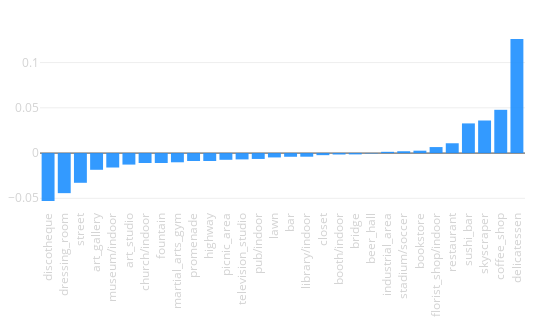

Source (notebook cell):
### Code cell
tags_delta(city_data, opposite_city_data)

### Figure 1 — Plotly figure (JSON) as saved in the notebook; plotly's stock layout.template omitted (floating-point values rounded to 4 significant figures)
{"data": [{"marker": {"color": "dodgerblue"}, "opacity": 0.9, "type": "bar", "uid": "ba217278-4a5e-11e9-95f1-3c15c2cf2370", "x": ["discotheque", "dressing_room", "street", "art_gallery", "museum/indoor", "art_studio", "church/indoor", "fountain", "martial_arts_gym", "promenade", "highway", "picnic_area", "television_studio", "pub/indoor", "lawn", "bar", "library/indoor", "closet", "booth/indoor", "bridge", "beer_hall", "industrial_area", "stadium/soccer", "bookstore", "florist_shop/indoor", "restaurant", "sushi_bar", "skyscraper", "coffee_shop", "delicatessen"], "y": [-0.05294, -0.04427, -0.03283, -0.01845, -0.01595, -0.01271, -0.01099, -0.01095, -0.01017, -0.008746, -0.008724, -0.007426, -0.006976, -0.006487, -0.004815, -0.004073, -0.004007, -0.002296, -0.001592, -0.001457, -0.0004146, 0.001403, 0.002032, 0.002659, 0.006654, 0.01086, 0.0328, 0.036, 0.04782, 0.1261]}], "layout": {"height": 330, "margin": {"b": 120, "l": 40, "r": 25, "t": 30}, "showlegend": false, "width": 550, "xaxis": {"tickangle": -90, "tickfont": {"color": "lightgrey", "size": 11.5}}, "xaxis2": {"tickangle": -90, "tickfont": {"color": "lightgrey", "size": 11.5}}, "yaxis": {"tickfont": {"color": "lightgrey", "size": 11.5}}, "yaxis2": {"tickfont": {"color": "lightgrey", "size": 11.5}}}}
